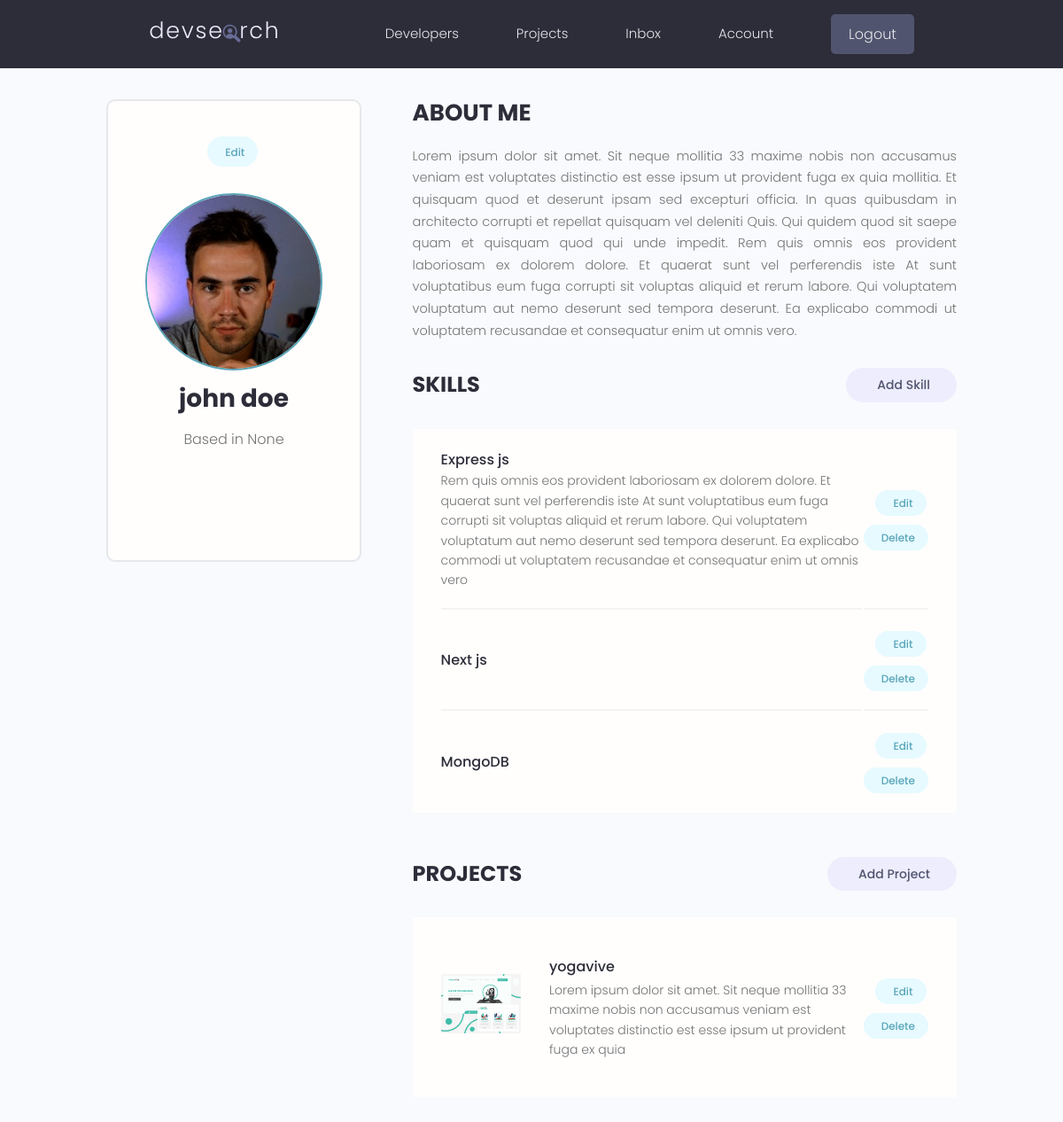
The app's page /account/ (signed in), older data.
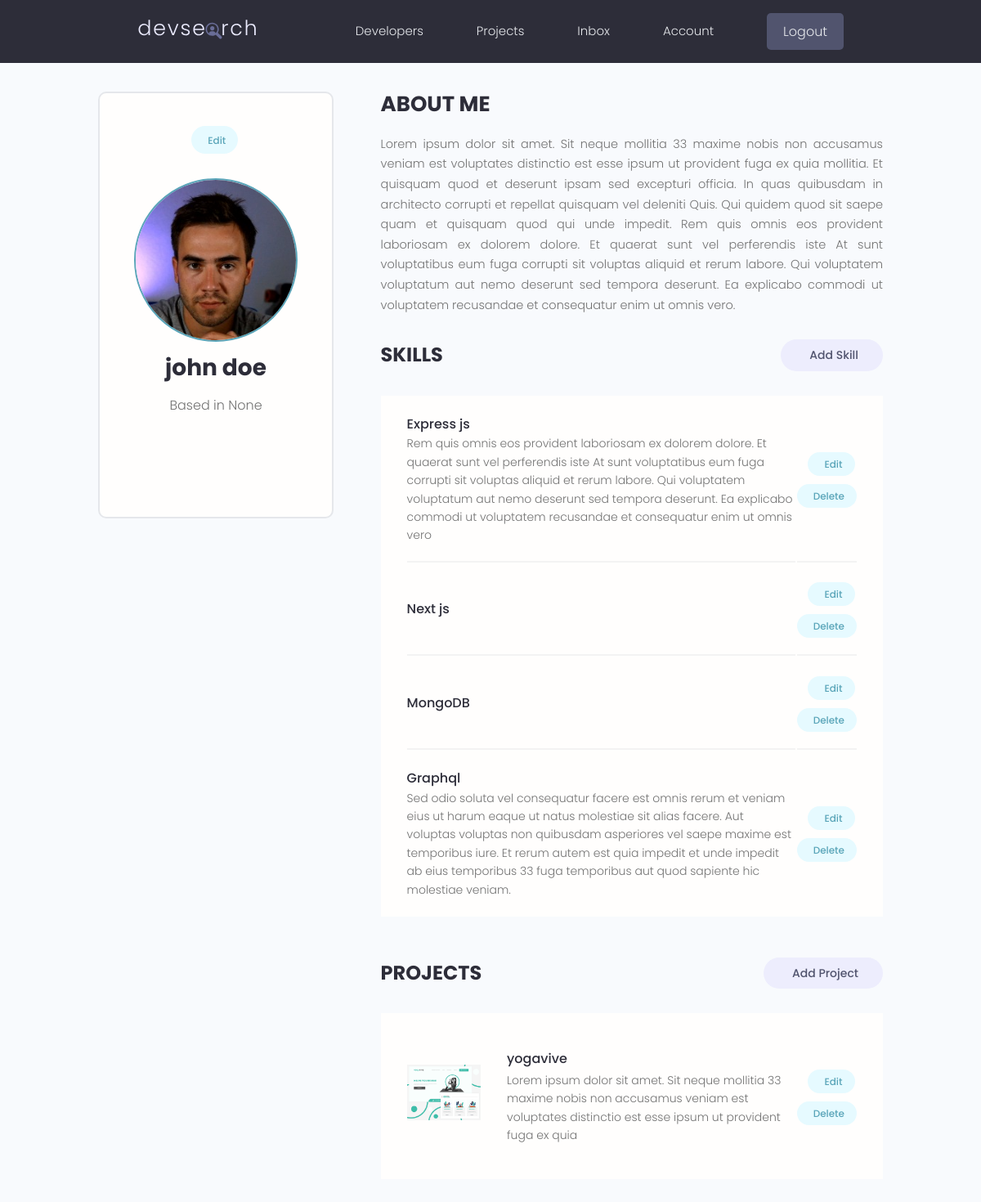
The same page, newer data.
### users/models.py (models this page shows, shortened)
class Skill(models.Model):
    id = models.UUIDField(default=uuid.uuid4, unique=True, primary_key=True, editable=False)
    owner = models.ForeignKey(Profile, on_delete=models.CASCADE)
    name = models.CharField(max_length=200)
    description = models.TextField(null=True, blank=True)
    created = models.DateTimeField(auto_now_add=True)

### projects/models.py (models this page shows, shortened)
class Project(models.Model):
    id = models.UUIDField(default=uuid.uuid4, unique=True, primary_key=True, editable=False)
    owner = models.ForeignKey(
        Profile, on_delete=models.CASCADE, related_name='projects')
    title = models.CharField(max_length=200)
    description = models.TextField(null=True, blank=True)
    featured_image = models.ImageField(
        null=True, blank=True, default="default.jpg")
    demo_link = models.CharField(max_length=2000, null=True, blank=True)
    source_link = models.CharField(max_length=2000, null=True, blank=True)
    tags = models.ManyToManyField('Tag', blank=True)
    vote_total = models.IntegerField(default=0, null=True, blank=True)
    vote_ratio = models.IntegerField(default=0, null=True, blank=True)
    created = models.DateTimeField(auto_now_add=True)

### users/views.py (the view)
# urls.py: path('account/', views.user_account, name="account"),
@login_required(login_url='login')
def user_account(request):
    profile = request.user.profile
    return render(request, 'users/account.html', {"profile": profile})

### users/templates/users/account.html (shortened to what this page needs)
{% extends 'base.html' %}
{% block content %}
<main class="settingsPage profile my-md">
  <div class="container">
    <div class="layout">
      <div class="column column--1of3">
        <div class="card text-center">
          <div class="card__body dev">
            <a class="tag tag--pill tag--main settings__btn" href="{% url 'edit-profile' %}">
              Edit</a>
            <img class="avatar avatar--xl dev__avatar" src="{{profile.profile_image.url}}" />
            <h2 class="dev__name">{{profile.name}}</h2>
            <p class="dev__location">Based in {{profile.location}}</p>
            <ul class="dev__social">
            </ul>
          </div>
        </div>
      </div>
      <div class="column column--2of3">
        <div class="devInfo">
          <h3 class="devInfo__title">About Me</h3>
          <p class="devInfo__about">{{profile.bio}}</p>
        </div>
        <div class="settings">
          <h3 class="settings__title">Skills</h3>
          <a class="tag tag--pill tag--sub settings__btn tag--lg" href="{% url 'create-skill' %}"> Add Skill</a>
        </div>
        <table class="settings__table">
          {% for skill in profile.skill_set.all %}
          <tr>
            <td class="settings__tableInfo">
              <h4>{{skill.name}}</h4>
              <p>
                {{skill.description}}
              </p>
            </td>
            <td class="settings__tableActions">
              <a class="tag tag--pill tag--main settings__btn" href=""> Edit</a>
              <a class="tag tag--pill tag--main settings__btn" href="">
                Delete</a>
            </td>
          </tr>
          {% endfor %}
        </table>
        <div class="settings">
          <h3 class="settings__title">Projects</h3>
          <a class="tag tag--pill tag--sub settings__btn tag--lg" href="{% url 'create-project' %}"> Add Project</a>
        </div>
        <table class="settings__table">
          {% for project in profile.projects.all %}
          <tr>
            <td class="settings__thumbnail">
              <a href="{% url 'project' project.id %}"><img src="{{project.featured_image.url}}" alt="Project Thumbnail" /></a>
            </td>
            <td class="settings__tableInfo">
              <a href="{% url 'project' project.id %}">{{project.title}}</a>
              <p>{{project.description|slice:"150"}}</p>
            </td>
            <td class="settings__tableActions">
              <a class="tag tag--pill tag--main settings__btn" href="{% url 'update-project' project.id %}"> Edit</a>
              <a class="tag tag--pill tag--main settings__btn"
                href="{% url 'delete-project'  project.id %}">
                Delete</a>
            </td>
          </tr>
          {% endfor %}
        </table>
      </div>
    </div>
  </div>
</main>
{% endblock %}

Row changes from the older to the newer data that the page shows:
added Skill: name "Graphql", description "Sed odio soluta vel consequatur facere est omnis rerum et veniam eius ut harum eaque ut natus molestiae sit alias facere. Aut voluptas voluptas non quibusdam asperiores vel saepe maxime est temporibus iure. Et rerum autem est quia impedit et unde impedit ab eius temporibus 33 fuga temporibus aut quod sapiente hic molestiae veniam."
